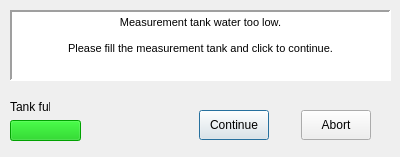
<?xml version="1.0" encoding="UTF-8"?>
<ui version="4.0">
 <class>wtf_user_prompt</class>
 <widget class="QDialog" name="wtf_user_prompt">
  <property name="geometry">
   <rect>
    <x>0</x>
    <y>0</y>
    <width>400</width>
    <height>157</height>
   </rect>
  </property>
  <property name="minimumSize">
   <size>
    <width>400</width>
    <height>157</height>
   </size>
  </property>
  <property name="font">
   <font>
    <weight>75</weight>
    <bold>true</bold>
   </font>
  </property>
  <property name="windowTitle">
   <string>Dialog</string>
  </property>
  <widget class="QWidget" name="layoutWidget">
   <property name="geometry">
    <rect>
     <x>180</x>
     <y>100</y>
     <width>211</width>
     <height>51</height>
    </rect>
   </property>
   <layout class="QHBoxLayout" name="cont_abort_horz">
    <property name="spacing">
     <number>13</number>
    </property>
    <property name="sizeConstraint">
     <enum>QLayout::SetNoConstraint</enum>
    </property>
    <item>
     <widget class="QPushButton" name="continue_button">
      <property name="sizePolicy">
       <sizepolicy hsizetype="Minimum" vsizetype="Minimum">
        <horstretch>0</horstretch>
        <verstretch>0</verstretch>
       </sizepolicy>
      </property>
      <property name="maximumSize">
       <size>
        <width>70</width>
        <height>30</height>
       </size>
      </property>
      <property name="font">
       <font>
        <weight>50</weight>
        <bold>false</bold>
       </font>
      </property>
      <property name="text">
       <string>Continue</string>
      </property>
     </widget>
    </item>
    <item>
     <widget class="QPushButton" name="abort_button">
      <property name="sizePolicy">
       <sizepolicy hsizetype="Minimum" vsizetype="Minimum">
        <horstretch>0</horstretch>
        <verstretch>0</verstretch>
       </sizepolicy>
      </property>
      <property name="maximumSize">
       <size>
        <width>70</width>
        <height>30</height>
       </size>
      </property>
      <property name="font">
       <font>
        <weight>50</weight>
        <bold>false</bold>
       </font>
      </property>
      <property name="text">
       <string>Abort</string>
      </property>
     </widget>
    </item>
   </layout>
  </widget>
  <widget class="QTextBrowser" name="user_prompt_output">
   <property name="geometry">
    <rect>
     <x>10</x>
     <y>10</y>
     <width>381</width>
     <height>71</height>
    </rect>
   </property>
   <property name="frameShape">
    <enum>QFrame::Panel</enum>
   </property>
   <property name="frameShadow">
    <enum>QFrame::Sunken</enum>
   </property>
   <property name="lineWidth">
    <number>2</number>
   </property>
   <property name="html">
    <string>&lt;!DOCTYPE HTML PUBLIC &quot;-//W3C//DTD HTML 4.0//EN&quot; &quot;http://www.w3.org/TR/REC-html40/strict.dtd&quot;&gt;
&lt;html&gt;&lt;head&gt;&lt;meta name=&quot;qrichtext&quot; content=&quot;1&quot; /&gt;&lt;style type=&quot;text/css&quot;&gt;
p, li { white-space: pre-wrap; }
&lt;/style&gt;&lt;/head&gt;&lt;body style=&quot; font-family:'MS Shell Dlg 2'; font-size:8.25pt; font-weight:600; font-style:normal;&quot;&gt;
&lt;p align=&quot;center&quot; style=&quot; margin-top:0px; margin-bottom:0px; margin-left:0px; margin-right:0px; -qt-block-indent:0; text-indent:0px;&quot;&gt;&lt;span style=&quot; font-weight:400;&quot;&gt;Measurement tank water too low.&lt;/span&gt;&lt;/p&gt;
&lt;p align=&quot;center&quot; style=&quot;-qt-paragraph-type:empty; margin-top:0px; margin-bottom:0px; margin-left:0px; margin-right:0px; -qt-block-indent:0; text-indent:0px; font-weight:400;&quot;&gt;&lt;br /&gt;&lt;/p&gt;
&lt;p align=&quot;center&quot; style=&quot; margin-top:0px; margin-bottom:0px; margin-left:0px; margin-right:0px; -qt-block-indent:0; text-indent:0px;&quot;&gt;&lt;span style=&quot; font-weight:400;&quot;&gt;Please fill the measurement tank and click to continue.&lt;/span&gt;&lt;/p&gt;&lt;/body&gt;&lt;/html&gt;</string>
   </property>
  </widget>
  <widget class="Switch" name="ua_pump_status">
   <property name="enabled">
    <bool>false</bool>
   </property>
   <property name="geometry">
    <rect>
     <x>10</x>
     <y>120</y>
     <width>71</width>
     <height>21</height>
    </rect>
   </property>
   <property name="palette">
    <palette>
     <active>
      <colorrole role="Button">
       <brush brushstyle="SolidPattern">
        <color alpha="255">
         <red>0</red>
         <green>197</green>
         <blue>0</blue>
        </color>
       </brush>
      </colorrole>
      <colorrole role="ButtonText">
       <brush brushstyle="SolidPattern">
        <color alpha="255">
         <red>0</red>
         <green>0</green>
         <blue>0</blue>
        </color>
       </brush>
      </colorrole>
      <colorrole role="Base">
       <brush brushstyle="SolidPattern">
        <color alpha="255">
         <red>0</red>
         <green>197</green>
         <blue>0</blue>
        </color>
       </brush>
      </colorrole>
      <colorrole role="Window">
       <brush brushstyle="SolidPattern">
        <color alpha="255">
         <red>0</red>
         <green>197</green>
         <blue>0</blue>
        </color>
       </brush>
      </colorrole>
     </active>
     <inactive>
      <colorrole role="Button">
       <brush brushstyle="SolidPattern">
        <color alpha="255">
         <red>0</red>
         <green>197</green>
         <blue>0</blue>
        </color>
       </brush>
      </colorrole>
      <colorrole role="ButtonText">
       <brush brushstyle="SolidPattern">
        <color alpha="255">
         <red>0</red>
         <green>0</green>
         <blue>0</blue>
        </color>
       </brush>
      </colorrole>
      <colorrole role="Base">
       <brush brushstyle="SolidPattern">
        <color alpha="255">
         <red>0</red>
         <green>197</green>
         <blue>0</blue>
        </color>
       </brush>
      </colorrole>
      <colorrole role="Window">
       <brush brushstyle="SolidPattern">
        <color alpha="255">
         <red>0</red>
         <green>197</green>
         <blue>0</blue>
        </color>
       </brush>
      </colorrole>
     </inactive>
     <disabled>
      <colorrole role="Button">
       <brush brushstyle="SolidPattern">
        <color alpha="255">
         <red>0</red>
         <green>197</green>
         <blue>0</blue>
        </color>
       </brush>
      </colorrole>
      <colorrole role="ButtonText">
       <brush brushstyle="SolidPattern">
        <color alpha="255">
         <red>0</red>
         <green>0</green>
         <blue>0</blue>
        </color>
       </brush>
      </colorrole>
      <colorrole role="Base">
       <brush brushstyle="SolidPattern">
        <color alpha="255">
         <red>0</red>
         <green>197</green>
         <blue>0</blue>
        </color>
       </brush>
      </colorrole>
      <colorrole role="Window">
       <brush brushstyle="SolidPattern">
        <color alpha="255">
         <red>0</red>
         <green>197</green>
         <blue>0</blue>
        </color>
       </brush>
      </colorrole>
     </disabled>
    </palette>
   </property>
   <property name="autoFillBackground">
    <bool>false</bool>
   </property>
   <property name="styleSheet">
    <string notr="true">background-color:#00c500</string>
   </property>
   <property name="text">
    <string/>
   </property>
  </widget>
  <widget class="QLabel" name="label">
   <property name="geometry">
    <rect>
     <x>10</x>
     <y>100</y>
     <width>40</width>
     <height>13</height>
    </rect>
   </property>
   <property name="font">
    <font>
     <weight>50</weight>
     <bold>false</bold>
    </font>
   </property>
   <property name="text">
    <string>Tank full</string>
   </property>
  </widget>
 </widget>
 <customwidgets>
  <customwidget>
   <class>Switch</class>
   <extends>QPushButton</extends>
   <header location="global">ui_elements.switch</header>
  </customwidget>
 </customwidgets>
 <resources/>
 <connections/>
</ui>
